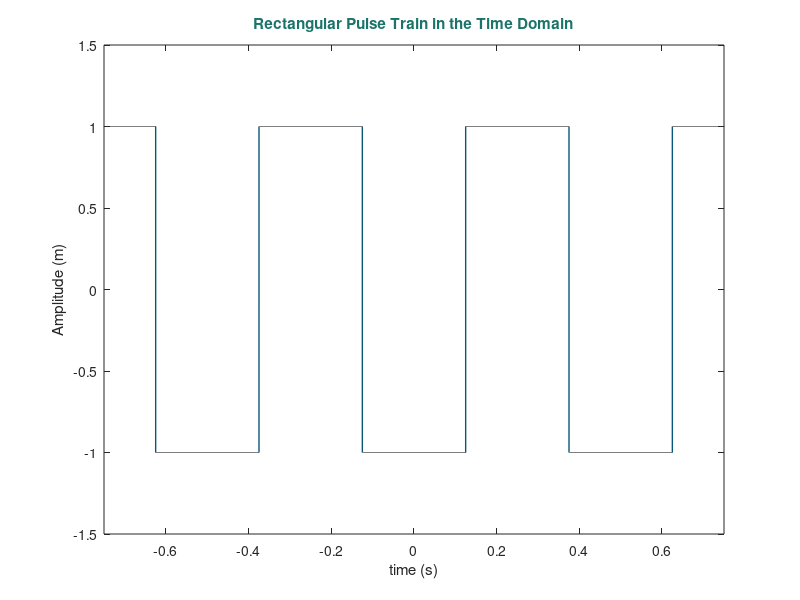
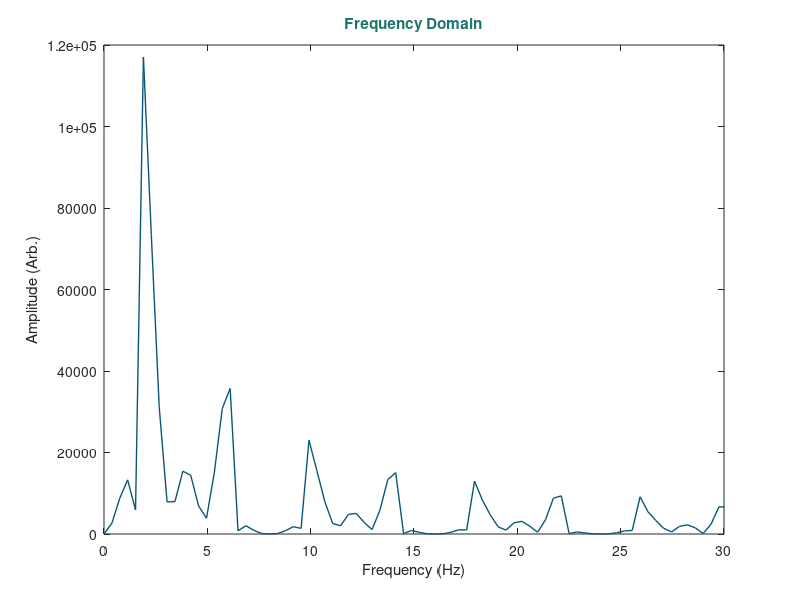
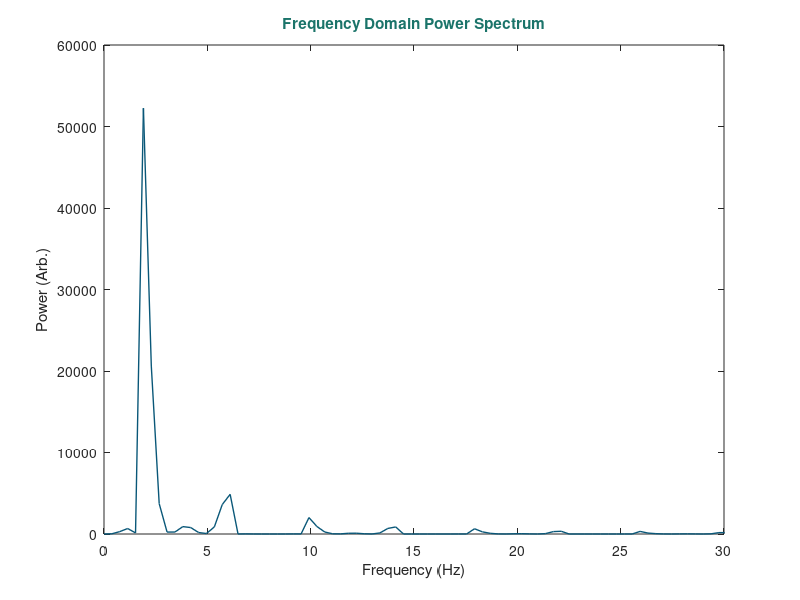

These charts were generated, in order, by the following MATLAB code:
%% --Rectangular Pulse fft --
%    -Plotting Power Spectrum- 


%% ---Rectangular Pulse Train--- 


w=50;                      % positive signal width %
F=2;                       % signal frequency
T=1/F;                     % signal period 
w0=2*pi*F;                 % signal pulse
ts=T/50000;                % sample time
np=2;                      % number of period
t=-np*T:ts:np*T;

%MATLAB may prompt you to download a package to use this square function

y=square(w0*(t-T*w/200),w); 

%Plot in the Time Domain 

figure(4)
plot(t,y,'color','#095778','LineWidth',1)
xlabel('time (s)')
ylabel('Amplitude (m)')
title('Rectangular Pulse Train in the Time Domain', ...
    'color','#1b746a','FontWeight','bold')
axis([-0.75 0.75 -1.5 1.5])

%% Padding to Optimize the FFT

L = length(t);
n = 2^nextpow2(L);           %Apply Padding to next power of 2 

Y = fft(y,n);                %FFT over new length
Y_Mag = abs(Y);              %Take the magnitude
freq = (1/ts)*(0:(n-1))./n;  %Frequency Range


%Plot the magnitude 

figure(5)
plot(freq,Y_Mag,'color','#095778','LineWidth',1)
xlabel('Frequency (Hz)')
ylabel('Amplitude (Arb.)')
title('Frequency Domain','color','#1b746a','FontWeight','bold')
xlim([0 30])

%% Plotting a Power Spectrum 

k = length(Y_Mag);
power = Y_Mag.^2/k;

figure(6)
plot(freq,power,'color','#095778','LineWidth',1);
xlabel('Frequency (Hz)')
ylabel('Power (Arb.)')
title('Frequency Domain Power Spectrum',...
    'color','#1b746a','FontWeight','bold')
xlim([0 30])

